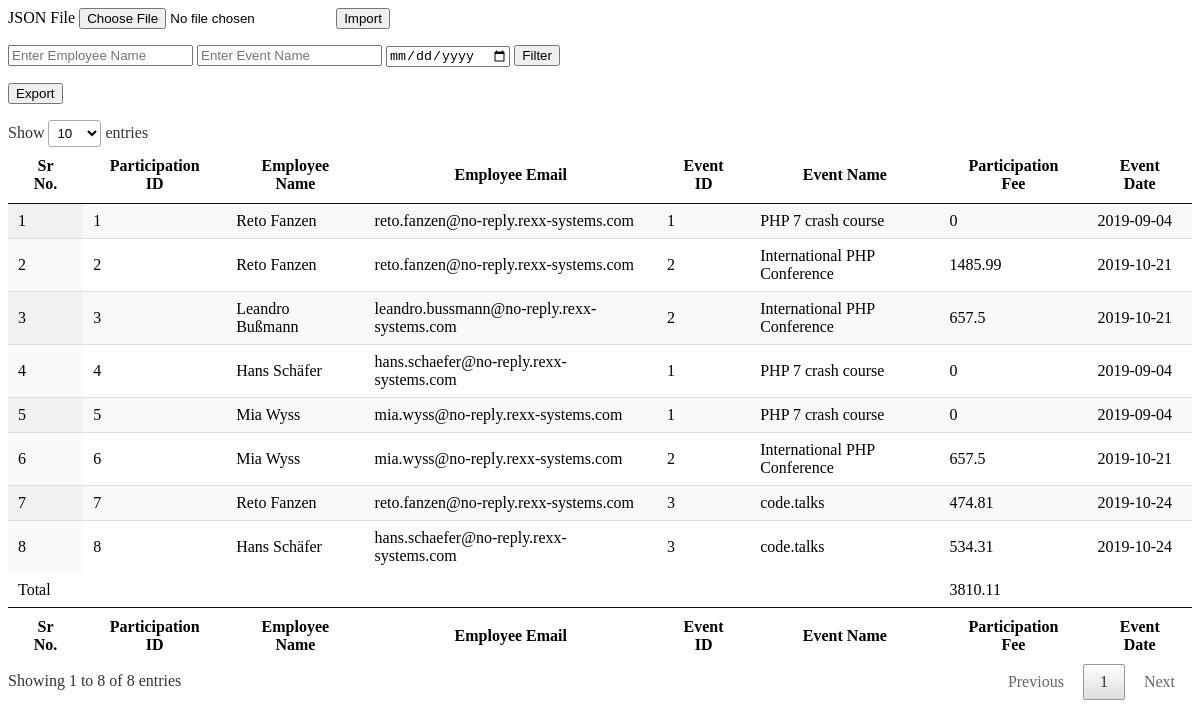
The page / on the database its author committed.
### tables this page shows
CREATE TABLE `event` (
  `participation_id` int(10) unsigned NOT NULL,
  `employee_name` varchar(45) NOT NULL,
  `employee_mail` varchar(45) NOT NULL,
  `event_id` int(10) unsigned NOT NULL,
  `event_name` varchar(250) NOT NULL,
  `participation_fee` float NOT NULL,
  `event_date` date NOT NULL
);

### index.php (the view, shortened to what this page needs)
<?php
require 'database.php';
require 'function.php';
?>
<html>
    <head>
        <link href="css/jquery.dataTables.min.css" rel="stylesheet">
    </head>
    <body>
        <form method="post" enctype="multipart/form-data" action="jsonimport.php">
            JSON File  <input type="file" name="jsonFile">
            <input type="submit" value="Import" name="buttomImport">
        </form>
        <form method="post" action="">
            <input type="text" name="empName" value="" placeholder="Enter Employee Name"/>
            <input type="text" name="eventName" value="" placeholder="Enter Event Name"/>
            <input type="date" name="eventDate" value="" placeholder="Enter Event Date"/>
            <input type="submit" name="filter" value="Filter" />
        </form>
        <form method="post" action="jsonimport.php">
            <input type="submit" name="export" value="Export" />
        </form>
        <table id="example" class="display" style="width:100%">
            <thead>
                <tr>
                    <th>Sr No.</th>
                    <th>Participation ID</th>
                    <th>Employee Name</th>
                    <th>Employee Email</th>
                    <th>Event ID</th>
                    <th>Event Name</th>
                    <th>Participation Fee</th>
                    <th>Event Date</th>
                </tr>
            </thead>
            <tbody>
                <?php
                if (isset($_POST['filter'])) {
                    if ($_POST['empName'] != '') {
                        $empName = $_POST['empName'];
                    } else {
                        $empName = '';
                    }
                    if ($_POST['eventName'] != '') {
                        $eventName = $_POST['eventName'];
                    } else {
                        $eventName = '';
                    }
                    if ($_POST['eventDate'] != '') {
                        $eventDate = $_POST['eventDate'];
                    } else {
                        $eventDate = '';
                    }
                    if ($_POST['empName'] != '' && $_POST['eventName'] != '' && $_POST['eventDate'] != '') {
                        filterTotal($conn, $empName, $eventName, $eventDate, $filtertotal);
                    } else {
                        filtertl($conn, $empName, $eventName, $eventDate, $filtertotal);
                    }
                } else {
                    $query = "SELECT * From event";
                    $result = mysqli_query($conn, $query);
                    $total = 0;
                    $srno = 1;
                    while ($row = mysqli_fetch_array($result)) {
                        print "<tr>";
                        print "<td>".$srno++."</td>";
                        print "<td>" . $row['participation_id'] . "</td>";
                        print "<td>" . $row['employee_name'] . "</td>";
                        print "<td>" . $row['employee_mail'] . "</td>";
                        print "<td>" . $row['event_id'] . "</td>";
                        print "<td>" . $row['event_name'] . "</td>";
                        print "<td>" . $row['participation_fee'] . "</td>";
                        print "<td>" . $row['event_date'] . "</td>";
                        print "</tr>";
                        $total += $row['participation_fee'];
                    }
                }
                ?>
            </tbody>
            <tfoot>
                <tr>
                    <th>Sr No.</th>
                    <th>Participation ID</th>
                    <th>Employee Name</th>
                    <th>Employee Email</th>
                    <th>Event ID</th>
                    <th>Event Name</th>
                    <th>Participation Fee</th>
                    <th>Event Date</th>
                </tr>
            </tfoot>
            <tr>
                <td colspan="6"><?php if ($total) { echo "Total"; } ?></td>
                <td><?php if ($total) { echo $total; } ?></td>
                <td></td>
            </tr>
        </table>
    </body>
</html>

### rows shown on the page
event: participation_id "1", employee_name "Reto Fanzen", employee_mail "reto.fanzen@no-reply.rexx-systems.com", event "1", event_name "PHP 7 crash course", participation_fee "0", event_date "2019-09-04"
event: participation_id "2", employee_name "Reto Fanzen", employee_mail "reto.fanzen@no-reply.rexx-systems.com", event "2", event_name "International PHP Conference", participation_fee "1485.99", event_date "2019-10-21"
event: participation_id "3", employee_name "Leandro Bußmann", employee_mail "leandro.bussmann@no-reply.rexx-systems.com", event "2", event_name "International PHP Conference", participation_fee "657.5", event_date "2019-10-21"
event: participation_id "4", employee_name "Hans Schäfer", employee_mail "hans.schaefer@no-reply.rexx-systems.com", event "1", event_name "PHP 7 crash course", participation_fee "0", event_date "2019-09-04"
event: participation_id "5", employee_name "Mia Wyss", employee_mail "mia.wyss@no-reply.rexx-systems.com", event "1", event_name "PHP 7 crash course", participation_fee "0", event_date "2019-09-04"
event: participation_id "6", employee_name "Mia Wyss", employee_mail "mia.wyss@no-reply.rexx-systems.com", event "2", event_name "International PHP Conference", participation_fee "657.5", event_date "2019-10-21"
event: participation_id "7", employee_name "Reto Fanzen", employee_mail "reto.fanzen@no-reply.rexx-systems.com", event "3", event_name "code.talks", participation_fee "474.81", event_date "2019-10-24"
event: participation_id "8", employee_name "Hans Schäfer", employee_mail "hans.schaefer@no-reply.rexx-systems.com", event "3", event_name "code.talks", participation_fee "534.31", event_date "2019-10-24"

### other values the page prints
$total "3810.11"
